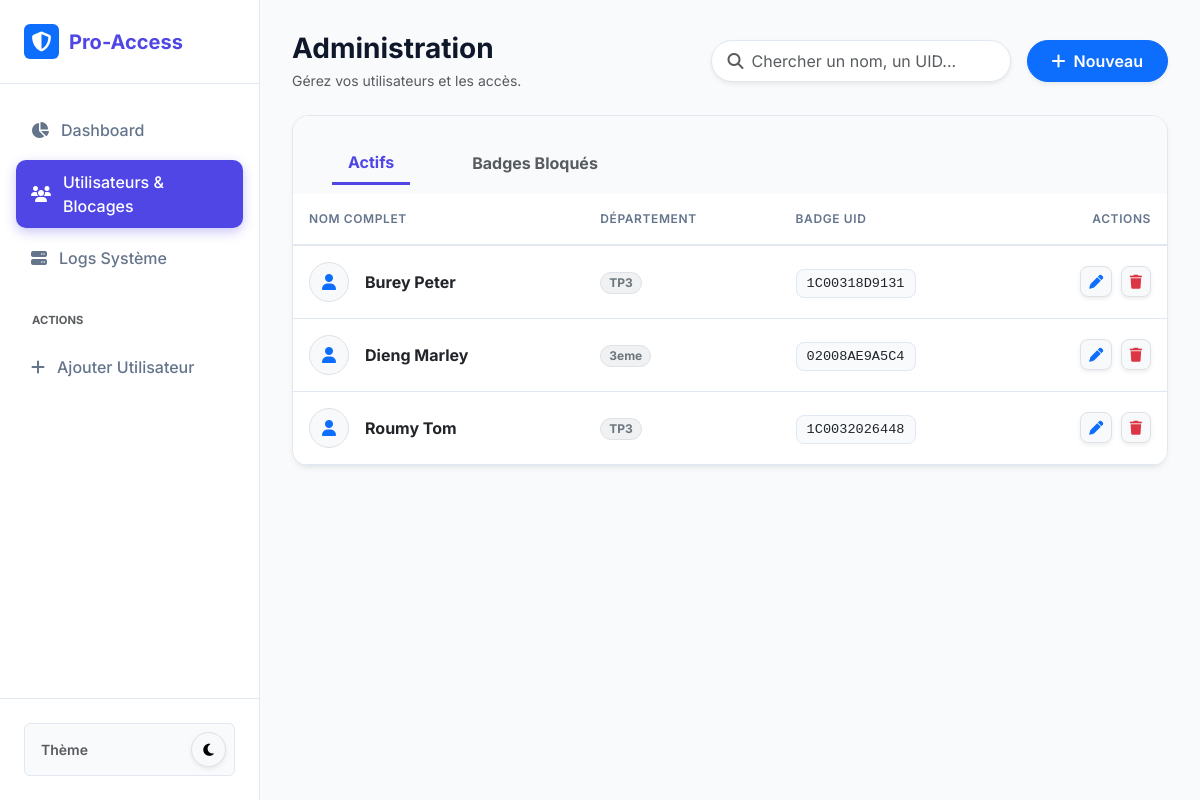
Page /utilisateurs.php on the committed database.
### tables this page shows
CREATE TABLE `utilisateurs` (
  `id` int(11) NOT NULL,
  `nom` varchar(50) NOT NULL,
  `prenom` varchar(50) NOT NULL,
  `classe` varchar(20) NOT NULL,
  `numero_badge` varchar(50) NOT NULL
);

### utilisateurs.php (the view, shortened to what this page needs)
<?php require 'db.php'; require 'header.php'; ?>
<div class="row align-items-center mb-4">
    <div class="col-md-5 mb-3 mb-md-0">
        <h3 class="fw-bold mb-1">Administration</h3>
        <p class="text-muted small mb-0">Gérez vos utilisateurs et les accès.</p>
    </div>
    <div class="col-md-7 text-md-end d-flex justify-content-md-end gap-3">
        <div class="d-inline-flex align-items-center bg-white border rounded-pill px-3 py-2 shadow-sm" style="max-width: 300px; width: 100%; border-color: var(--border-color) !important;">
            <i class="fa-solid fa-magnifying-glass text-muted me-2"></i>
            <input type="text" id="searchInput" class="form-control border-0 bg-transparent p-0 shadow-none" placeholder="Chercher un nom, un UID...">
        </div>
        <a href="ajouter.php" class="btn btn-primary rounded-pill px-4 fw-semibold shadow-sm d-flex align-items-center"><i class="fa-solid fa-plus me-2"></i>Nouveau</a>
    </div>
</div>
<div class="card p-0 overflow-hidden">
    <ul class="nav nav-tabs border-bottom-0 px-4 pt-3" style="background-color: var(--bg-color);" id="myTab" role="tablist">
        <li class="nav-item"><button class="nav-link active bg-transparent fw-bold" style="color: var(--primary); border:none; border-bottom: 3px solid var(--primary);" data-bs-toggle="tab" data-bs-target="#users">Actifs</button></li>
        <li class="nav-item ms-3"><button class="nav-link bg-transparent fw-bold text-muted" style="border:none;" data-bs-toggle="tab" data-bs-target="#blocked" onclick="this.style.color='#dc3545'; this.style.borderBottom='3px solid #dc3545'; document.querySelector('.nav-link.active').style.border='none'; document.querySelector('.nav-link.active').style.color='var(--text-muted)';">Badges Bloqués</button></li>
    </ul>
    <div class="tab-content" id="myTabContent">
        <div class="tab-pane fade show active p-0" id="users">
            <table class="table table-custom mb-0 search-table">
                <thead><tr><th>Nom complet</th><th>Département</th><th>Badge UID</th><th class="text-end">Actions</th></tr></thead>
                <tbody>
                    <?php
                    $query = $pdo->query("SELECT * FROM utilisateurs ORDER BY nom ASC");
                    while ($row = $query->fetch()) {
                        echo "<tr>
                                <td><div class='d-flex align-items-center gap-3'><div class='bg-light text-primary rounded-circle d-flex align-items-center justify-content-center border' style='width: 40px; height: 40px;'><i class='fa-solid fa-user'></i></div><span class='fw-bold'>{$row['nom']} {$row['prenom']}</span></div></td>
                                <td><span class='badge bg-secondary bg-opacity-10 text-secondary border px-2 py-1 rounded-pill'>{$row['classe']}</span></td>
                                <td><span class='badge-uid'>{$row['numero_badge']}</span></td>
                                <td class='text-end'>
                                    <a href='modifier.php?id={$row['id']}' class='btn btn-sm btn-light border rounded-3 me-1 text-primary shadow-sm'><i class='fa-solid fa-pen'></i></a>
                                    <a href='action.php?action=supprimer_user&badge={$row['numero_badge']}' class='btn btn-sm btn-light border rounded-3 text-danger shadow-sm' onclick=\"return confirm('Supprimer définitivement cet utilisateur ?');\"><i class='fa-solid fa-trash'></i></a>
                                </td>
                              </tr>";
                    }
                    ?>
                </tbody>
            </table>
        </div>
    </div>
</div>
</main></div>
</body>
</html>

### header.php (style rules this page uses)
:root { --bg-color: #f8fafc; --sidebar-bg: #ffffff; --card-bg: #ffffff; --border-color: #e2e8f0; --text-main: #0f172a; --text-muted: #64748b; --primary: #4f46e5; --primary-hover: #4338ca; }
body { font-family: 'Inter', sans-serif; background-color: var(--bg-color); color: var(--text-main); transition: background-color 0.3s ease; overflow-x: hidden; }
.nav-item { display: flex; align-items: center; gap: 12px; padding: 10px 15px; border-radius: 10px; color: var(--text-muted); text-decoration: none; font-weight: 500; transition: all 0.2s ease; }
.card { background-color: var(--card-bg); border: 1px solid var(--border-color); border-radius: 16px; box-shadow: 0 4px 6px -1px rgba(0, 0, 0, 0.05), 0 2px 4px -2px rgba(0, 0, 0, 0.05); transition: transform 0.2s, box-shadow 0.2s; }
.table-custom th { font-weight: 600; text-transform: uppercase; font-size: 0.75rem; letter-spacing: 0.05em; color: var(--text-muted); border-bottom: 2px solid var(--border-color); padding: 1rem; }
.table-custom td { padding: 1rem; vertical-align: middle; border-bottom: 1px solid var(--border-color); }
.badge-uid { font-family: monospace; background: var(--bg-color); padding: 6px 10px; border-radius: 8px; border: 1px solid var(--border-color); font-size: 0.85rem; }
.form-control { border-radius: 10px; border: 1px solid var(--border-color); padding: 0.75rem 1rem; background-color: var(--bg-color); color: var(--text-main); }

### rows in the picture
utilisateurs: nom "Burey", prenom "Peter", classe "TP3", numero_badge "1C00318D9131"
utilisateurs: nom "Dieng", prenom "Marley", classe "3eme", numero_badge "02008AE9A5C4"
utilisateurs: nom "Roumy", prenom "Tom", classe "TP3", numero_badge "1C0032026448"
